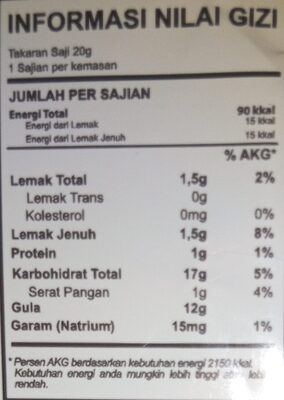
#> input picture backend/uploaded_images/0362aa0a-1c4e-45bb-ad63-ae65648c25fa.jpg, 284 x 400 px
$ python -i ocr.py   (imports and definitions only)
#> lines starting #> are read from the running program, lines starting #| are printed output that depends on the picture; after the words box and inside, x2 and y2 are one past the last pixel; in counts of white or black regions, pixels touching at a corner belong together
#> further down, picture is the input picture: shape (400, 284, 3); mean B, G, R 168.7, 170.7, 173.8
import cv2
import numpy as np
import pytesseract
import re
from typing import List, Dict, Optional, Tuple

# -----------------------------
# OCR PREPROCESS (boleh tetap)
# -----------------------------
def preprocess_for_ocr(image_bgr: np.ndarray) -> np.ndarray:
    gray = cv2.cvtColor(image_bgr, cv2.COLOR_BGR2GRAY)

    h, w = gray.shape[:2]
#> h = 400; w = 284
    if max(h, w) < 1200:
        gray = cv2.resize(gray, (w * 2, h * 2), interpolation=cv2.INTER_CUBIC)
#> gray: shape (800, 568)

    clahe = cv2.createCLAHE(clipLimit=2.0, tileGridSize=(8, 8))
    gray = clahe.apply(gray)
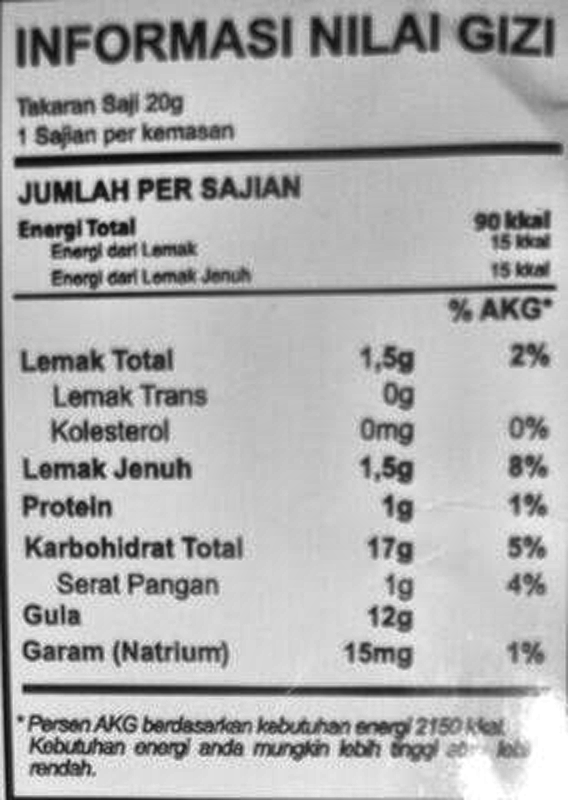
#> gray: shape (800, 568); min 9, max 255, mean 176

    gray = cv2.bilateralFilter(gray, 7, 35, 35)

    thr = cv2.adaptiveThreshold(
        gray, 255,
        cv2.ADAPTIVE_THRESH_GAUSSIAN_C,
        cv2.THRESH_BINARY,
        31, 9
    )
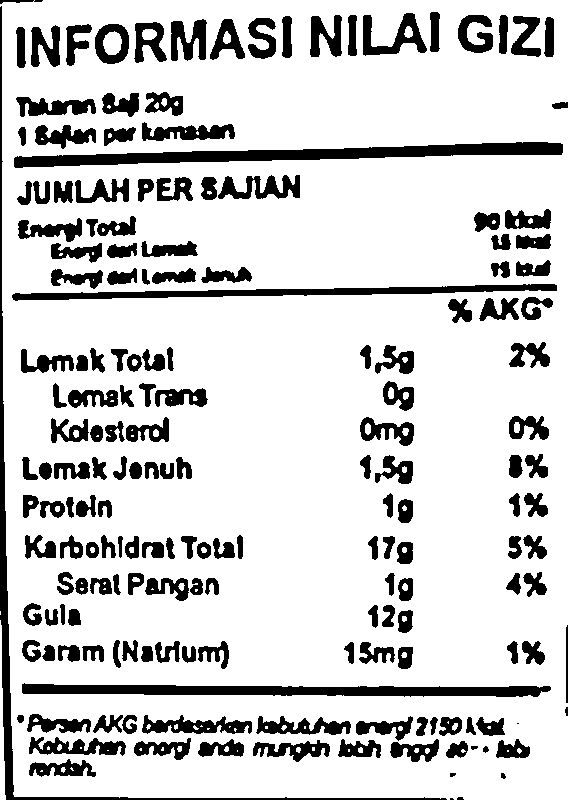
#> thr: shape (800, 568); 82.1% white; 183 black regions (3 under 20 px), largest, box (x1, y1, x2, y2) and area: (14, 142, 563, 168) 5963, (22, 683, 551, 697) 4831, (0, 6, 447, 800) 4506

    k = cv2.getStructuringElement(cv2.MORPH_RECT, (2, 2))
    thr = cv2.morphologyEx(thr, cv2.MORPH_CLOSE, k, iterations=1)
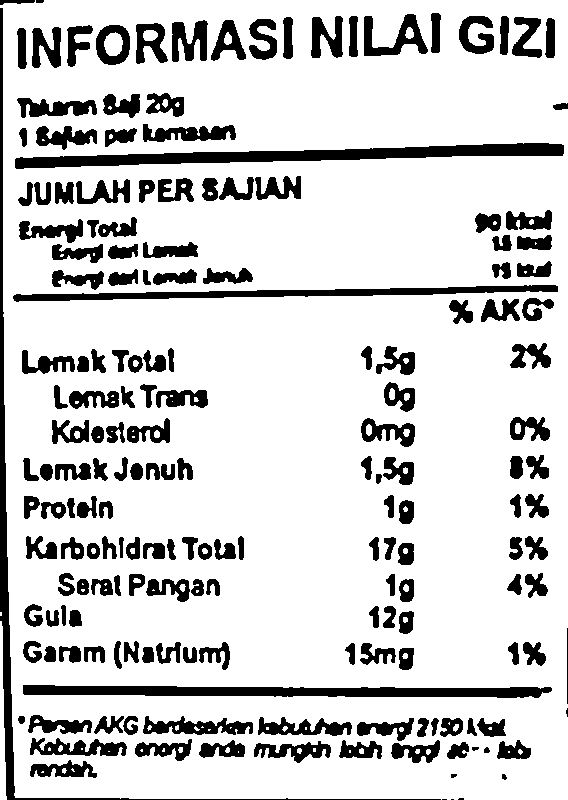
#> thr: shape (800, 568); 82.2% white; 186 black regions (4 under 20 px), largest, box (x1, y1, x2, y2) and area: (15, 143, 564, 169) 5960, (23, 685, 552, 698) 4824, (0, 8, 441, 800) 4664
    return thr


# ---------------------------------------------------------
# OCR: JANGAN BUANG TOKEN ANGKA MESKI CONF KECIL
# ---------------------------------------------------------
# [46 lines left out: function run_ocr_from_array, not called in this run]

>>> import cv2
>>> picture = cv2.imread('../uploaded_images/0362aa0a-1c4e-45bb-ad63-ae65648c25fa.jpg')
>>> result = preprocess_for_ocr(picture)
